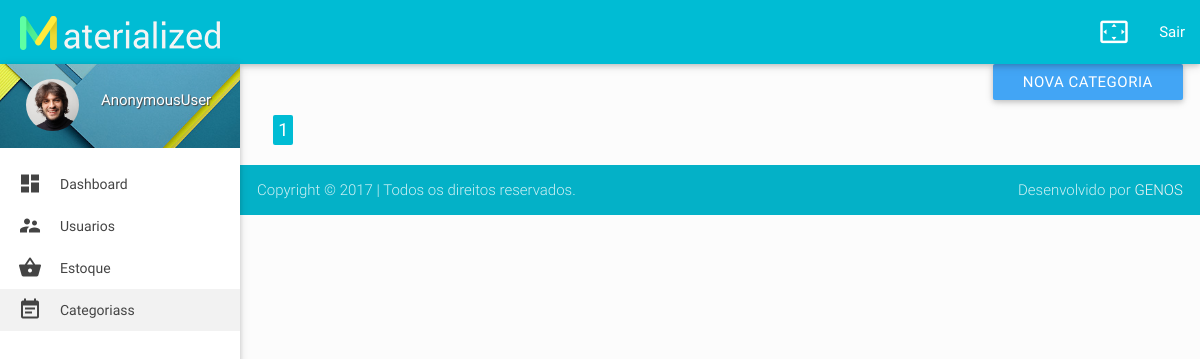
The page /categorias/lista-categoria/ on the database as committed earlier.
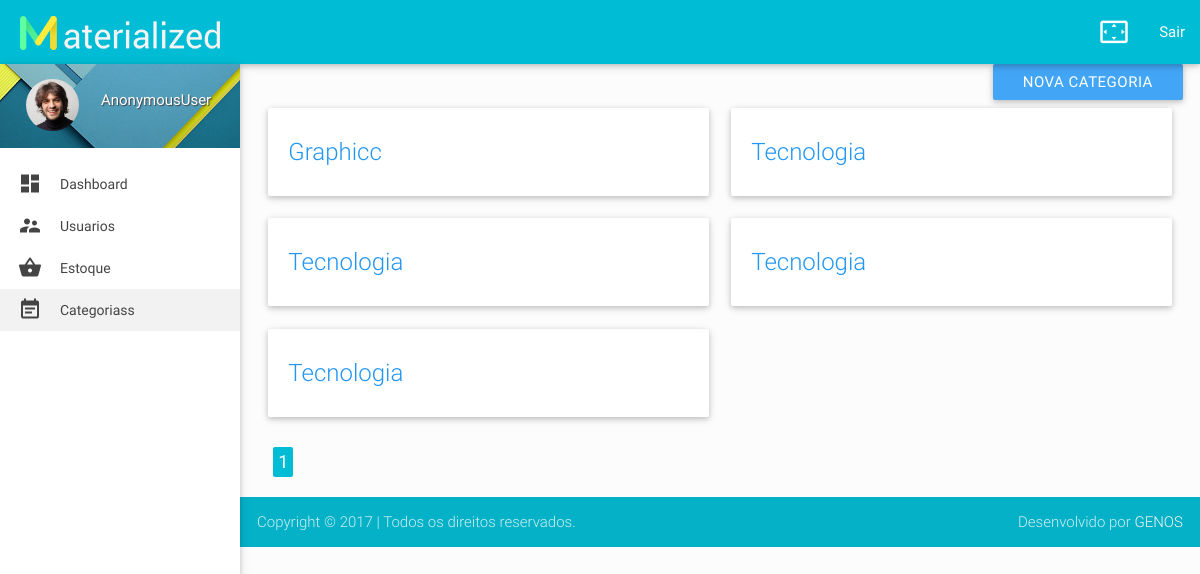
The same page on the database as committed later.
### categories/models.py (models this page shows)
class Category(models.Model):
    name = models.CharField('Nome', max_length=30)
    description = models.TextField('Descrição')
    class Meta:
        verbose_name = 'Categoria'
        verbose_name_plural = 'Categorias'
        ordering = ['name']
    def __str__(self):
        return self.name

### categories/views.py (the view)
class ListCategoryView(ListView):
    model = Category
    context_object_name = 'categories'
    template_name = 'list_category.html'
    paginate_by = 10

### categories/templates/list_category.html (shortened to what this page needs)
{% extends "nav.html" %}
{% block content %}
<section id="content">
    <div class="container">
        <div class="row">
            <div class="col s12 m12 l12">
              <div class="right">
                <a class="btn blue lighten-1" href="{% url 'categories:new_category'%}">Nova Categoria</a>
            </div>
            <div class="col s12 m12 l12">
                  <div class="row">
                    {% for category in categories %}
                      <div class="col s12 m6 l6">
                        <div class="card">
                          <a href="{% url 'categories:detail_category' category.pk %}">
                            <div class="card-content">
                              <span class="card-title blue-text">{{category}}</span>
                            </div>
                          </a>
                        </div>
                      </div>
                    {% endfor %}
                </div>
            </div>
            <div class="col s12 m12 l12">
                <ul class="pagination">
                  {% for page in paginator.page_range %}
                    <li class="{% if page == page_obj.number %} active {% endif %}"><a href="?page={{page}}">{{page}}</a></li>
                  {% endfor %}
                </ul>
            </div>
        </div>
    </div>
</section>
{% endblock  %}

### core/templates/nav.html (shortened to what this page needs)
{% extends "base.html" %}
{% load static %}
{% block body %}
<header id="header" class="page-topbar">
  <div class="navbar-fixed">
    <nav class="cyan">
      <div class="nav-wrapper">
        <h1 class="logo-wrapper"><a href="index.html" class="brand-logo darken-1">
          <img src="{% static 'images/materialize-logo.png' %}" alt="materialize logo"></a>
        </h1>
        <ul class="right">
          <li>
            <a href="javascript:void(0);" class="waves-effect waves-block waves-light toggle-fullscreen"><i class="mdi-action-settings-overscan"></i></a>
          </li>
          <li>
            <a href="{% url 'accounts:logout' %}"> Sair</a>
          </li>
        </ul>
      </div>
    </nav>
  </div>
</header>
<div id="main">
  <div class="wrapper">
    <aside id="left-sidebar-nav">
      <ul id="slide-out" class="side-nav fixed leftside-navigation">
        <li class="user-details cyan darken-2">
          <div class="row">
            <div class="col col s4 m4 l4">
              <img src="{% static 'images/avatar.jpg' %}" alt="" class="circle responsive-img valign profile-image">
            </div>
            <div class="col col s8 m8 l8">
              <a class="btn-flat dropdown-button waves-effect waves-light white-text profile-btn" href="#" data-activates="profile-dropdown">{{user}}</a>
            </div>
          </div>
        </li>
        <li class="bold {% if request.resolver_match.url_name == 'dashboard' %} active {% endif %}">
          <a href="{% url 'accounts:dashboard' %}" class="waves-effect waves-cyan"><i class="mdi-action-dashboard"></i> Dashboard</a>
        </li>
        <li class="bold {% if request.resolver_match.url_name == 'list' %} active {% endif %}">
          <a href="{% url 'accounts:list' %}"> <i class="mdi-action-account-child"></i> Usuarios</a>
        </li>
        <li>
          <a href="#"><i class="mdi-action-shopping-basket"></i> Estoque</a>
        </li>
        <li class="bold {% if request.resolver_match.url_name == 'list_categories' %} active {% endif %}">
          <a href="{% url 'categories:list_categories'%}"><i class="mdi-notification-event-note"></i> Categoriass</a>
        </li>
      </ul>
    </aside>
    {% block content %}
    {% endblock  %}
  </div>
</div>
<footer class="page-footer">
  <div class="footer-copyright">
    <div class="container">
      Copyright © 2017 | Todos os direitos reservados.
      <span class="right"> Desenvolvido por <a class="grey-text text-lighten-4" href="#">GENOS</a></span>
    </div>
  </div>
</footer>
{% endblock  %}

### core/templates/base.html (shortened to what this page needs)
<!DOCTYPE html>
{% load static %}
<html lang="pt-br">
<head>
  {% include "imports_base_css.html" %}
  <link href="{% static 'js/plugins/perfect-scrollbar/perfect-scrollbar.css' %}" type="text/css" rel="stylesheet" media="screen,projection">
  <link href="{% static 'js/plugins/jvectormap/jquery-jvectormap.css' %}" type="text/css" rel="stylesheet" media="screen,projection">
  <link href="{% static 'js/plugins/chartist-js/chartist.min.css' %}" type="text/css" rel="stylesheet" media="screen,projection">
</head>
<body>
  {% block body %}
  {% endblock  %}
</body>
</html>

### core/templates/imports_base_css.html
{% load static %}
<link href="{% static 'css/materialize.css' %}" type="text/css" rel="stylesheet" media="screen,projection">
<link href="{% static 'css/style.css' %}" type="text/css" rel="stylesheet" media="screen,projection">

### core/static/css/style.css (style rules this page uses)
body { background-color: #fcfcfc; }
#main, footer { padding-left: 240px; }
.container { padding: 0 0.5rem; margin: 0 auto; max-width: 100% !important; width: 98%; }
#content .container .row { margin-bottom: 0; }
@media only screen and (min-width: 601px) { .container { width: 98%; } }
@media only screen and (min-width: 993px) { .container { width: 98%; } }
h1.logo-wrapper { margin: 0px 0px; }
header .brand-logo { margin: 5px 0px; padding: 0 20px; }
ul.side-nav.fixed { top: 64px; }
.side-nav a { line-height: 42px; height: 42px; }
#left-sidebar-nav { position: fixed; width: 100px; left: 180px; z-index: 999; height: auto; }
#slide-out li a i { line-height: inherit; width: 2rem; font-size: 1.6rem; display: block; float: left; text-align: center; margin-right: 1rem; }
ul.side-nav li { padding: 0; }
ul.side-nav.fixed { overflow: hidden; }
ul.side-nav.fixed li { line-height: 44px; }
ul.side-nav.fixed li:hover, ul.side-nav.fixed li.active { background-color: rgba(0, 0, 0, 0.05); }
ul.side-nav.fixed li a { font-size: 14px; font-weight: 400; }
ul.side-nav.fixed li.user-details { background: url(../images/user-bg.jpg) no-repeat center center; -webkit-background-size: cover; -moz-background-size: cover; -o-background-size: cover; background-size: cover; margin-bottom: 15px; padding: 15px 0px 0px 15px; }
.user-details .row { margin: 0; }
ul.side-nav.fixed .profile-btn { margin: 0; text-transform: capitalize; padding: 0; text-shadow: 1px 1px 1px #444; font-size: 15px; }
.bold > a { font-weight: bold; }
footer.page-footer { padding-top: 0px; }

Rows that differ between the two databases and show on the page:
added Category: name "Graphicc"
added Category: name "Tecnologia"
added Category: name "Tecnologia"
added Category: name "Tecnologia"
added Category: name "Tecnologia"
